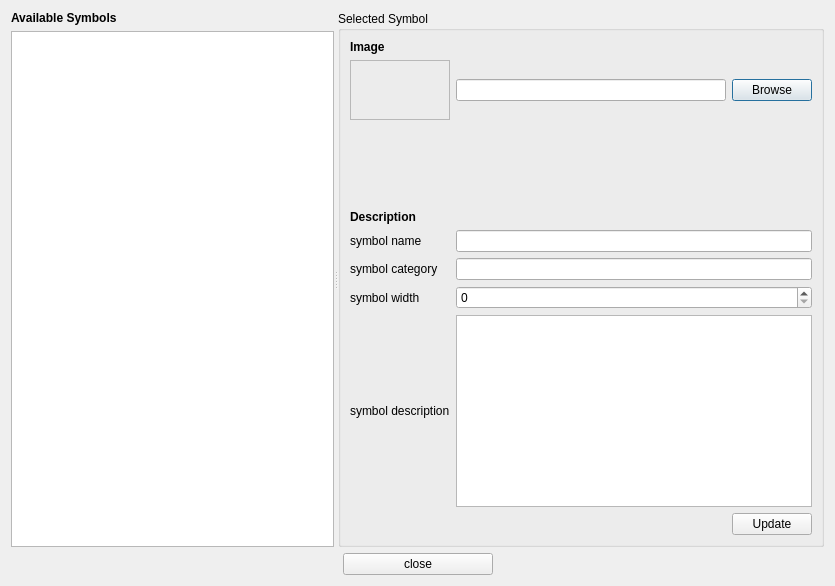
<?xml version="1.0" encoding="UTF-8"?>
<ui version="4.0">
 <class>ImportKnittingSymbolDialog</class>
 <widget class="QDialog" name="ImportKnittingSymbolDialog">
  <property name="geometry">
   <rect>
    <x>0</x>
    <y>0</y>
    <width>835</width>
    <height>586</height>
   </rect>
  </property>
  <property name="windowTitle">
   <string>sconcho: Manage Custom Knitting Symbols</string>
  </property>
  <layout class="QVBoxLayout" name="verticalLayout_3">
   <item>
    <widget class="QSplitter" name="splitter">
     <property name="orientation">
      <enum>Qt::Horizontal</enum>
     </property>
     <widget class="QWidget" name="">
      <layout class="QVBoxLayout" name="verticalLayout_2">
       <item>
        <widget class="QLabel" name="label_7">
         <property name="text">
          <string>&lt;!DOCTYPE HTML PUBLIC &quot;-//W3C//DTD HTML 4.0//EN&quot; &quot;http://www.w3.org/TR/REC-html40/strict.dtd&quot;&gt;
&lt;html&gt;&lt;head&gt;&lt;meta name=&quot;qrichtext&quot; content=&quot;1&quot; /&gt;&lt;style type=&quot;text/css&quot;&gt;
p, li { white-space: pre-wrap; }
&lt;/style&gt;&lt;/head&gt;&lt;body style=&quot; font-family:'Sans Serif'; font-size:9pt; font-weight:400; font-style:normal;&quot;&gt;
&lt;p style=&quot; margin-top:0px; margin-bottom:0px; margin-left:0px; margin-right:0px; -qt-block-indent:0; text-indent:0px;&quot;&gt;&lt;span style=&quot; font-weight:600;&quot;&gt;Available Symbols&lt;/span&gt;&lt;/p&gt;&lt;/body&gt;&lt;/html&gt;</string>
         </property>
        </widget>
       </item>
       <item>
        <widget class="QListView" name="listView"/>
       </item>
      </layout>
     </widget>
     <widget class="QGroupBox" name="groupBox">
      <property name="title">
       <string>Selected Symbol</string>
      </property>
      <layout class="QHBoxLayout" name="horizontalLayout_3">
       <item>
        <layout class="QVBoxLayout" name="verticalLayout">
         <item>
          <widget class="QLabel" name="label">
           <property name="text">
            <string>&lt;!DOCTYPE HTML PUBLIC &quot;-//W3C//DTD HTML 4.0//EN&quot; &quot;http://www.w3.org/TR/REC-html40/strict.dtd&quot;&gt;
&lt;html&gt;&lt;head&gt;&lt;meta name=&quot;qrichtext&quot; content=&quot;1&quot; /&gt;&lt;style type=&quot;text/css&quot;&gt;
p, li { white-space: pre-wrap; }
&lt;/style&gt;&lt;/head&gt;&lt;body style=&quot; font-family:'Sans Serif'; font-size:9pt; font-weight:400; font-style:normal;&quot;&gt;
&lt;p style=&quot; margin-top:0px; margin-bottom:0px; margin-left:0px; margin-right:0px; -qt-block-indent:0; text-indent:0px;&quot;&gt;&lt;span style=&quot; font-weight:600;&quot;&gt;Image&lt;/span&gt;&lt;/p&gt;&lt;/body&gt;&lt;/html&gt;</string>
           </property>
          </widget>
         </item>
         <item>
          <layout class="QHBoxLayout" name="horizontalLayout">
           <item>
            <widget class="QFrame" name="frame">
             <property name="minimumSize">
              <size>
               <width>100</width>
               <height>60</height>
              </size>
             </property>
             <property name="frameShape">
              <enum>QFrame::StyledPanel</enum>
             </property>
             <property name="frameShadow">
              <enum>QFrame::Raised</enum>
             </property>
            </widget>
           </item>
           <item>
            <widget class="QLineEdit" name="lineEdit"/>
           </item>
           <item>
            <widget class="QPushButton" name="pushButton">
             <property name="text">
              <string>Browse</string>
             </property>
            </widget>
           </item>
          </layout>
         </item>
         <item>
          <spacer name="verticalSpacer">
           <property name="orientation">
            <enum>Qt::Vertical</enum>
           </property>
           <property name="sizeHint" stdset="0">
            <size>
             <width>17</width>
             <height>28</height>
            </size>
           </property>
          </spacer>
         </item>
         <item>
          <widget class="QLabel" name="label_2">
           <property name="text">
            <string>&lt;!DOCTYPE HTML PUBLIC &quot;-//W3C//DTD HTML 4.0//EN&quot; &quot;http://www.w3.org/TR/REC-html40/strict.dtd&quot;&gt;
&lt;html&gt;&lt;head&gt;&lt;meta name=&quot;qrichtext&quot; content=&quot;1&quot; /&gt;&lt;style type=&quot;text/css&quot;&gt;
p, li { white-space: pre-wrap; }
&lt;/style&gt;&lt;/head&gt;&lt;body style=&quot; font-family:'Sans Serif'; font-size:9pt; font-weight:400; font-style:normal;&quot;&gt;
&lt;p style=&quot; margin-top:0px; margin-bottom:0px; margin-left:0px; margin-right:0px; -qt-block-indent:0; text-indent:0px;&quot;&gt;&lt;span style=&quot; font-weight:600;&quot;&gt;Description&lt;/span&gt;&lt;/p&gt;&lt;/body&gt;&lt;/html&gt;</string>
           </property>
          </widget>
         </item>
         <item>
          <layout class="QGridLayout" name="gridLayout">
           <item row="0" column="1">
            <widget class="QLineEdit" name="lineEdit_2"/>
           </item>
           <item row="1" column="0">
            <widget class="QLabel" name="label_4">
             <property name="text">
              <string>symbol category</string>
             </property>
            </widget>
           </item>
           <item row="1" column="1">
            <widget class="QLineEdit" name="lineEdit_3"/>
           </item>
           <item row="2" column="0">
            <widget class="QLabel" name="label_5">
             <property name="text">
              <string>symbol width</string>
             </property>
            </widget>
           </item>
           <item row="2" column="1">
            <widget class="QSpinBox" name="spinBox"/>
           </item>
           <item row="3" column="0">
            <widget class="QLabel" name="label_6">
             <property name="text">
              <string>symbol description</string>
             </property>
            </widget>
           </item>
           <item row="3" column="1">
            <widget class="QTextEdit" name="textEdit"/>
           </item>
           <item row="0" column="0">
            <widget class="QLabel" name="label_3">
             <property name="text">
              <string>symbol name</string>
             </property>
            </widget>
           </item>
          </layout>
         </item>
         <item>
          <layout class="QHBoxLayout" name="horizontalLayout_2">
           <item>
            <spacer name="horizontalSpacer">
             <property name="orientation">
              <enum>Qt::Horizontal</enum>
             </property>
             <property name="sizeHint" stdset="0">
              <size>
               <width>40</width>
               <height>20</height>
              </size>
             </property>
            </spacer>
           </item>
           <item>
            <widget class="QPushButton" name="pushButton_2">
             <property name="text">
              <string>Update</string>
             </property>
            </widget>
           </item>
          </layout>
         </item>
        </layout>
       </item>
      </layout>
     </widget>
    </widget>
   </item>
   <item>
    <layout class="QHBoxLayout" name="horizontalLayout_4">
     <item>
      <spacer name="horizontalSpacer_2">
       <property name="orientation">
        <enum>Qt::Horizontal</enum>
       </property>
       <property name="sizeHint" stdset="0">
        <size>
         <width>40</width>
         <height>20</height>
        </size>
       </property>
      </spacer>
     </item>
     <item>
      <widget class="QPushButton" name="pushButton_3">
       <property name="minimumSize">
        <size>
         <width>150</width>
         <height>0</height>
        </size>
       </property>
       <property name="text">
        <string>close</string>
       </property>
      </widget>
     </item>
     <item>
      <spacer name="horizontalSpacer_3">
       <property name="orientation">
        <enum>Qt::Horizontal</enum>
       </property>
       <property name="sizeHint" stdset="0">
        <size>
         <width>40</width>
         <height>20</height>
        </size>
       </property>
      </spacer>
     </item>
    </layout>
   </item>
  </layout>
 </widget>
 <resources/>
 <connections>
  <connection>
   <sender>pushButton_3</sender>
   <signal>clicked()</signal>
   <receiver>ImportKnittingSymbolDialog</receiver>
   <slot>close()</slot>
   <hints>
    <hint type="sourcelabel">
     <x>392</x>
     <y>550</y>
    </hint>
    <hint type="destinationlabel">
     <x>543</x>
     <y>539</y>
    </hint>
   </hints>
  </connection>
 </connections>
</ui>
